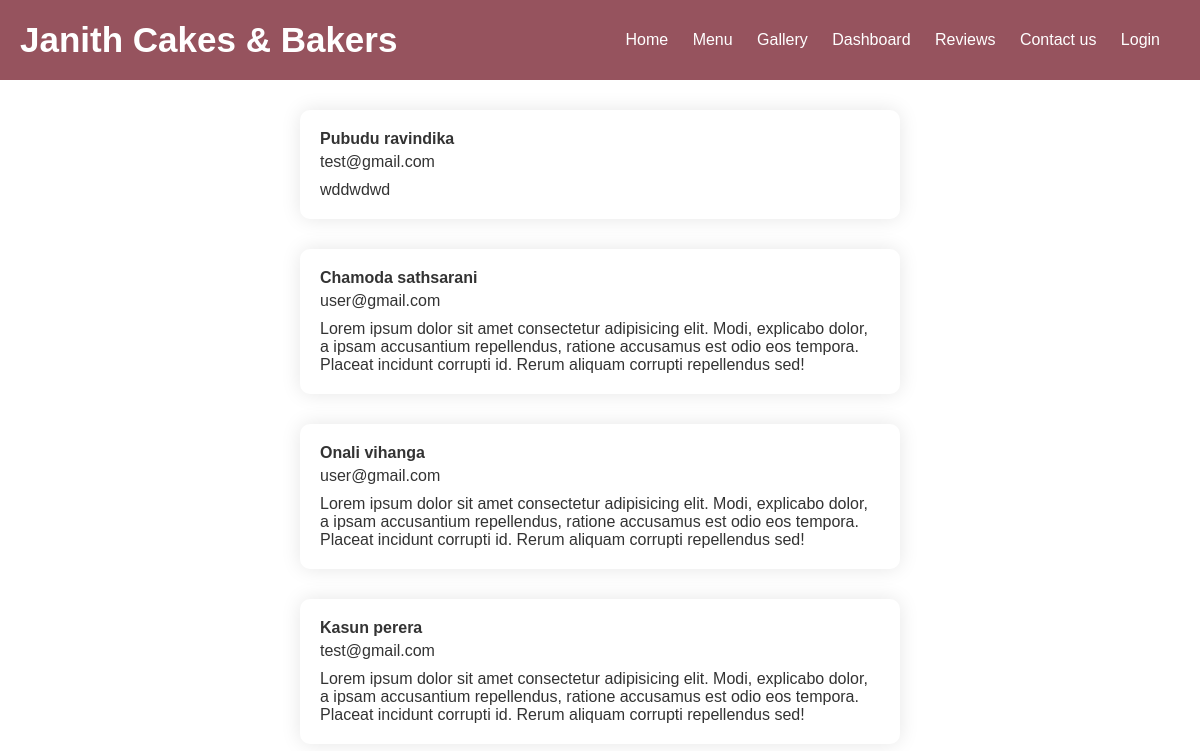
/review.php, run on the app's committed database.
### tables this page shows
CREATE TABLE `feedback` (
  `feedback_id` int(100) NOT NULL,
  `user_id` int(100) NOT NULL,
  `name` varchar(255) NOT NULL,
  `email` text NOT NULL,
  `message` varchar(255) NOT NULL,
  `rating` int(100) NOT NULL
);

### review.php (the view, shortened to what this page needs)
<?php
include("connect.php");
?>
<!DOCTYPE html>
<html lang="en">
<head>
    <link rel="stylesheet" href="review.css">
</head>
<body>
    <div class="header">
        <div class="container">
            <div class="navbar">
                <div class="logo">
                    <a href="index.php"><label class="logo">Janith Cakes & Bakers</label></a>
                </div>
                <nav>
                    <ul id="menuItems">
                        <li><a href="index.php">Home</a></li>
                        <li><a href="menu.php">Menu</a></li>
                        <li><a href="gallery.php">Gallery</a></li>
                        <li><a href="user/dashboard.php">Dashboard</a></li>
                        <li><a href="review.php">Reviews</a></li>
                        <li><a href="contact.php">Contact us</a></li>
                        <li><a href="login.php">Login</a></li>
                    </ul>
                </nav>
            </div>
        </div>
    </div>
    <?php
        $get_pro = "select * from feedback";
        $run_pro = mysqli_query($con, $get_pro);
        while ($row_pro = mysqli_fetch_array($run_pro)) {
            $user_name = $row_pro['name'];
            $email = $row_pro['email'];
            $message = $row_pro['message'];
                echo "
                <div class='rev-container'>
                <div class='rev'>
                    <p class='name-head'>$user_name</p>
                    <p class='name-email'>$email</p>
                    <p class='name'>$message</p>
                </div>
                </div>
                ";
        }
        ?>
</body>
</html>

### review.css (style rules this page uses)
* { margin: 0; padding: 0; box-sizing: border-box; }
body { font-family: Arial; display: flex; flex-direction: column; padding-bottom: 50px; }
.navbar { display: flex; align-items: center; padding: 20px; }
nav { flex: 1; text-align: right; }
nav ul { display: inline-block; list-style-type: none; }
nav ul li { display: inline-block; margin-right: 20px; }
a { text-decoration: none; color: white; }
p { color: white; }
.header { background: rgb(150, 83, 94); }
.logo { color: white; font-size: 35px; font-weight: bold; }
.rev-container { width: 100%; height: auto; display: flex; flex-direction: column; }
.rev { margin: 30px 300px 0px 300px; box-shadow: 0 0 20px 0px rgba(0, 0, 0, 0.1); padding: 20px; border-radius: 10px; }
.name { color: #333; margin-top: 10px; }
.name-head { color: #333; font-weight: bold; }
.name-email { color: #333; margin-top: 5px; }

### data on the page
feedback: name "Pubudu ravindika", email "test@gmail.com", message "wddwdwd"
feedback: name "Chamoda sathsarani", email "user@gmail.com", message "Lorem ipsum dolor sit amet consectetur adipisicing elit. Modi, explicabo dolor, a ipsam accusantium repellendus, ratione accusamus est odio eos tempora. Placeat incidunt corrupti id. Rerum aliquam corrupti repellendus sed!"
feedback: name "Onali vihanga", email "user@gmail.com", message "Lorem ipsum dolor sit amet consectetur adipisicing elit. Modi, explicabo dolor, a ipsam accusantium repellendus, ratione accusamus est odio eos tempora. Placeat incidunt corrupti id. Rerum aliquam corrupti repellendus sed!"
feedback: name "Kasun perera", email "test@gmail.com", message "Lorem ipsum dolor sit amet consectetur adipisicing elit. Modi, explicabo dolor, a ipsam accusantium repellendus, ratione accusamus est odio eos tempora. Placeat incidunt corrupti id. Rerum aliquam corrupti repellendus sed!"
